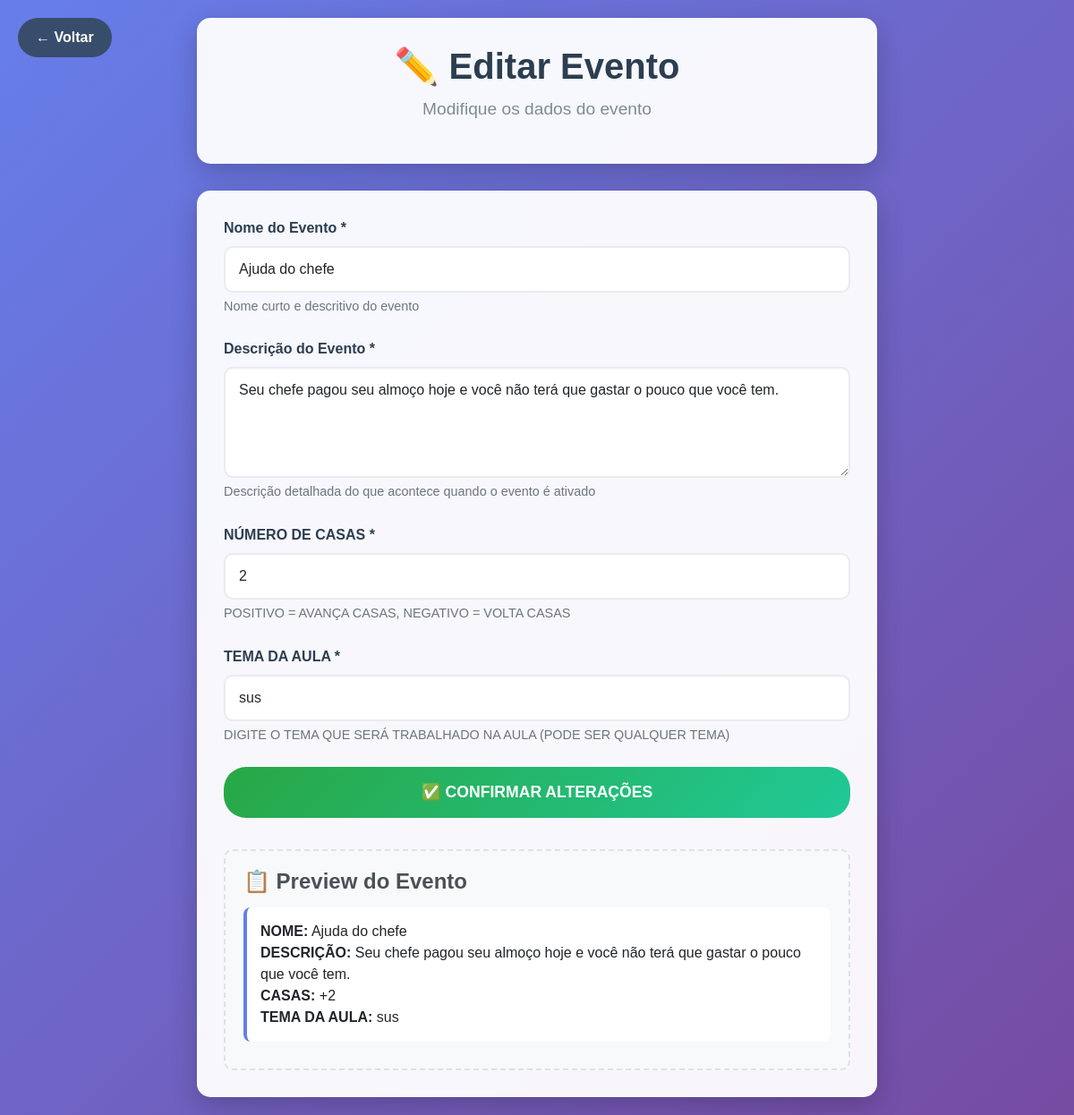
Screenshot of /Adm/editarEvento.php?id=3 (signed in) with the database file from the repository.
### tables this page shows
CREATE TABLE `tbevento` (
  `idEvento` int(11) NOT NULL,
  `nomeEvento` varchar(50) NOT NULL,
  `descricaoEvento` varchar(255) NOT NULL,
  `modificadorEvento` varchar(120) NOT NULL,
  `dificuldadeEvento` varchar(10) NOT NULL,
  `temaAula` varchar(50) DEFAULT NULL,
  `impactoEvento` varchar(50) NOT NULL,
  `casaEvento` int(100) NOT NULL
);

### Adm/editarEvento.php (the view, shortened to what this page needs)
<?php include('../banco/conexao.php'); include('../includes/verificar_login.php');?>
<?php
$id = $_GET['id'] ?? null;
$stmt = $pdo->prepare("SELECT * FROM tbevento WHERE idEvento = ?");
$stmt->execute([$id]);
$evento = $stmt->fetch(PDO::FETCH_ASSOC);
?>
<!DOCTYPE html>
<html lang="pt-BR">
<head>
    <link href="https://cdn.jsdelivr.net/npm/bootstrap@5.3.7/dist/css/bootstrap.min.css" rel="stylesheet">
</head>
<body>
    <a href="gerenciarEventos.php" class="back-btn">← Voltar</a>
    <div class="admin-container">
        <div class="admin-header">
            <h1 class="admin-title">✏️ Editar Evento</h1>
            <p class="admin-subtitle">Modifique os dados do evento</p>
        </div>
        <div class="form-section">
            <form method="POST">
                <div class="form-group">
                    <label for="nomeEvento" class="form-label">Nome do Evento *</label>
                    <input type="text" class="form-control" id="nomeEvento" name="nomeEvento"
                           value="<?php echo htmlspecialchars($evento['nomeEvento']); ?>"
                           placeholder="Ex: Acesso ao SUS" required>
                    <div class="help-text">Nome curto e descritivo do evento</div>
                </div>
                <div class="form-group">
                    <label for="descricaoEvento" class="form-label">Descrição do Evento *</label>
                    <textarea class="form-control" id="descricaoEvento" name="descricaoEvento"
                              rows="4" placeholder="Descreva o que acontece no evento..." required><?php echo htmlspecialchars($evento['descricaoEvento']); ?></textarea>
                    <div class="help-text">Descrição detalhada do que acontece quando o evento é ativado</div>
                </div>
                <div class="form-group">
                    <label for="casaEvento" class="form-label">NÚMERO DE CASAS *</label>
                    <input type="number" class="form-control" id="casaEvento" name="casaEvento"
                           value="<?php echo $evento['casaEvento']; ?>"
                           placeholder="Ex: 2 ou -2" required>
                    <div class="help-text">POSITIVO = AVANÇA CASAS, NEGATIVO = VOLTA CASAS</div>
                </div>
                 <div class="form-group">
                     <label for="temaAula" class="form-label">TEMA DA AULA *</label>
                     <input type="text" class="form-control" id="temaAula" name="temaAula"
                            value="<?php echo htmlspecialchars($evento['temaAula'] ?? ''); ?>"
                            placeholder="Ex: SUS, DROGAS, EDUCAÇÃO, etc..." required>
                     <div class="help-text">DIGITE O TEMA QUE SERÁ TRABALHADO NA AULA (PODE SER QUALQUER TEMA)</div>
                 </div>
                 <button type="button" class="btn-confirm" onclick="confirmarAlteracoes()">✅ CONFIRMAR ALTERAÇÕES</button>
            </form>
            <div class="preview-section">
                <h4 class="preview-title">📋 Preview do Evento</h4>
                 <div class="preview-item">
                     <strong>NOME:</strong> <span id="preview-nome"><?php echo htmlspecialchars($evento['nomeEvento']); ?></span><br>
                     <strong>DESCRIÇÃO:</strong> <span id="preview-descricao"><?php echo htmlspecialchars($evento['descricaoEvento']); ?></span><br>
                     <strong>CASAS:</strong> <span id="preview-casas"><?php echo $evento['casaEvento'] > 0 ? '+' . $evento['casaEvento'] : $evento['casaEvento']; ?></span><br>
                     <strong>TEMA DA AULA:</strong> <span id="preview-tema"><?php echo htmlspecialchars($evento['temaAula'] ?? 'Não definido'); ?></span>
                 </div>
            </div>
        </div>
    </div>
</body>
</html>

### Adm/editarEvento.php (style rules this page uses)
body { background: linear-gradient(135deg, #667eea 0%, #764ba2 100%); min-height: 100vh; font-family: 'Arial', sans-serif; }
.admin-container { max-width: 800px; margin: 0 auto; padding: 20px; }
.admin-header { background: rgba(255, 255, 255, 0.95); border-radius: 15px; padding: 30px; margin-bottom: 30px; box-shadow: 0 10px 30px rgba(0, 0, 0, 0.2); text-align: center; }
.admin-title { color: #2c3e50; font-size: 2.5rem; font-weight: bold; margin-bottom: 10px; }
.admin-subtitle { color: #7f8c8d; font-size: 1.2rem; }
.form-section { background: rgba(255, 255, 255, 0.95); border-radius: 15px; padding: 30px; box-shadow: 0 10px 30px rgba(0, 0, 0, 0.2); }
.form-group { margin-bottom: 25px; }
.form-label { font-weight: bold; color: #2c3e50; margin-bottom: 8px; }
.form-control, .form-select { border: 2px solid #e9ecef; border-radius: 10px; padding: 12px 15px; font-size: 1rem; transition: border-color 0.3s ease, box-shadow 0.3s ease; }
.btn-confirm { background: linear-gradient(135deg, #28a745 0%, #20c997 100%); color: white; border: none; padding: 15px 30px; border-radius: 25px; font-weight: bold; font-size: 1.1rem; transition: transform 0.3s ease; width: 100%; margin-bottom: 15px; }
.back-btn { position: fixed; top: 20px; left: 20px; background: rgba(52, 73, 94, 0.9); color: white; border: none; padding: 10px 20px; border-radius: 25px; text-decoration: none; font-weight: bold; transition: background 0.3s ease; }
.help-text { font-size: 0.9rem; color: #6c757d; margin-top: 5px; }
.preview-section { background: #f8f9fa; border-radius: 10px; padding: 20px; margin-top: 20px; border: 2px dashed #dee2e6; }
.preview-title { color: #495057; font-weight: bold; margin-bottom: 15px; }
.preview-item { background: white; border-radius: 8px; padding: 15px; margin-bottom: 10px; border-left: 4px solid #667eea; }

### rows the page displays
tbevento: nomeEvento "Ajuda do chefe", descricaoEvento "Seu chefe pagou seu almoço hoje e você não terá que gastar o pouco que você tem.", casaEvento "2", temaAula "sus"
